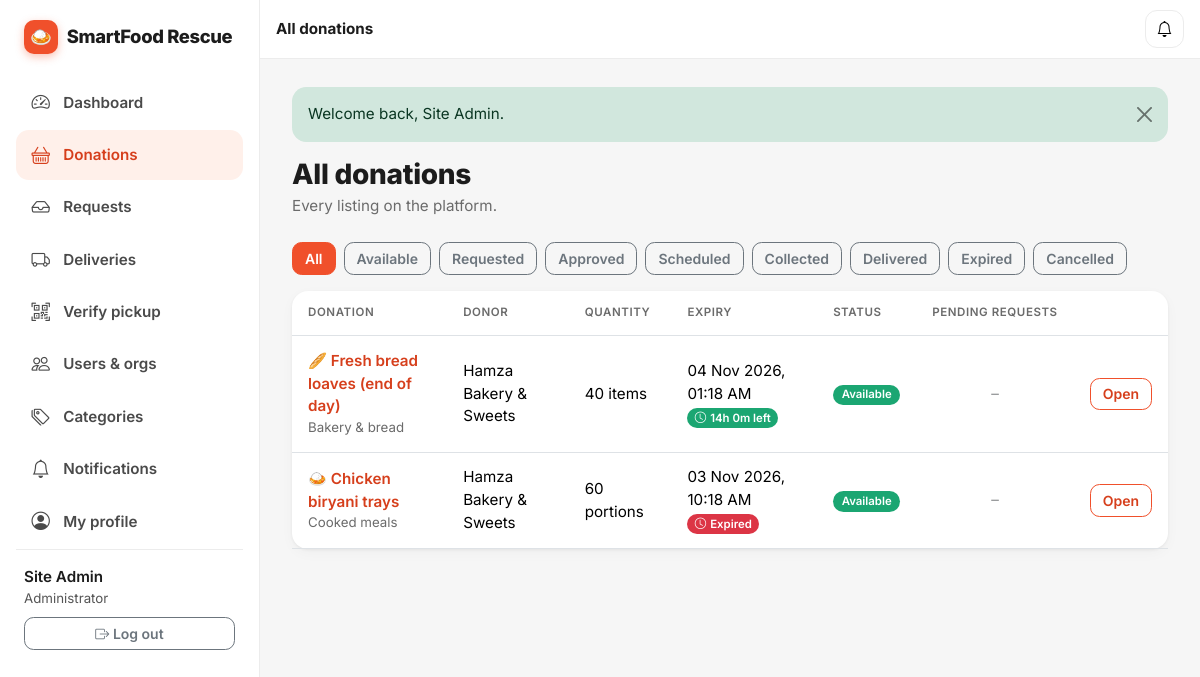
The app's page /donations (signed in) with its own data.
### tables this page shows
CREATE TABLE users (
    id             INT UNSIGNED NOT NULL AUTO_INCREMENT,
    name           VARCHAR(100) NOT NULL,
    email          VARCHAR(150) NOT NULL,
    password_hash  VARCHAR(255) NOT NULL,
    phone          VARCHAR(30)  NULL,
    role           ENUM('admin','donor','ngo','volunteer') NOT NULL,
    status         ENUM('active','suspended') NOT NULL DEFAULT 'active',
    last_login_at  DATETIME NULL,
    created_at     TIMESTAMP NOT NULL DEFAULT CURRENT_TIMESTAMP,
    updated_at     TIMESTAMP NOT NULL DEFAULT CURRENT_TIMESTAMP ON UPDATE CURRENT_TIMESTAMP,
    PRIMARY KEY (id),
    UNIQUE KEY uq_users_email (email),
    KEY idx_users_role_status (role, status)
);

CREATE TABLE food_donations (
    id             INT UNSIGNED NOT NULL AUTO_INCREMENT,
    org_id         INT UNSIGNED NOT NULL,
    category_id    INT UNSIGNED NOT NULL,
    title          VARCHAR(150) NOT NULL,
    description    TEXT NULL,
    quantity       DECIMAL(10,2) NOT NULL,
    unit           ENUM('kg','portions','packs','liters','items') NOT NULL DEFAULT 'portions',
    expiry_at      DATETIME NOT NULL,
    pickup_address VARCHAR(255) NOT NULL,
    latitude       DECIMAL(10,7) NOT NULL,
    longitude      DECIMAL(10,7) NOT NULL,
    status         ENUM('available','requested','approved','scheduled','collected','delivered','expired','cancelled')
                   NOT NULL DEFAULT 'available',
    expiry_alerted TINYINT(1) NOT NULL DEFAULT 0,
    created_at     TIMESTAMP NOT NULL DEFAULT CURRENT_TIMESTAMP,
    updated_at     TIMESTAMP NOT NULL DEFAULT CURRENT_TIMESTAMP ON UPDATE CURRENT_TIMESTAMP,
    PRIMARY KEY (id),
    KEY idx_don_status_expiry (status, expiry_at),
    KEY idx_don_org (org_id),
    KEY idx_don_category (category_id),
    CONSTRAINT chk_don_qty CHECK (quantity > 0),
    CONSTRAINT fk_don_org      FOREIGN KEY (org_id)      REFERENCES organizations(id)  ON DELETE CASCADE,
    CONSTRAINT fk_don_category FOREIGN KEY (category_id) REFERENCES food_categories(id) ON DELETE RESTRICT
);

CREATE TABLE food_categories (
    id          INT UNSIGNED NOT NULL AUTO_INCREMENT,
    name        VARCHAR(80)  NOT NULL,
    description VARCHAR(255) NULL,
    created_at  TIMESTAMP NOT NULL DEFAULT CURRENT_TIMESTAMP,
    updated_at  TIMESTAMP NOT NULL DEFAULT CURRENT_TIMESTAMP ON UPDATE CURRENT_TIMESTAMP,
    PRIMARY KEY (id),
    UNIQUE KEY uq_category_name (name)
);

CREATE TABLE organizations (
    id              INT UNSIGNED NOT NULL AUTO_INCREMENT,
    user_id         INT UNSIGNED NOT NULL,
    org_name        VARCHAR(150) NOT NULL,
    org_type        ENUM('restaurant','bakery','hotel','grocery','ngo','charity') NOT NULL,
    registration_no VARCHAR(60)  NULL,
    address         VARCHAR(255) NOT NULL,
    city            VARCHAR(80)  NULL,
    latitude        DECIMAL(10,7) NULL,
    longitude       DECIMAL(10,7) NULL,
    verified        TINYINT(1) NOT NULL DEFAULT 0,
    created_at      TIMESTAMP NOT NULL DEFAULT CURRENT_TIMESTAMP,
    updated_at      TIMESTAMP NOT NULL DEFAULT CURRENT_TIMESTAMP ON UPDATE CURRENT_TIMESTAMP,
    PRIMARY KEY (id),
    UNIQUE KEY uq_org_user (user_id),
    KEY idx_org_type (org_type),
    KEY idx_org_verified (verified),
    CONSTRAINT fk_org_user FOREIGN KEY (user_id) REFERENCES users(id) ON DELETE CASCADE
);

### views/donations/index.php (the view)
<?php
$isAdmin = has_role('admin');
echo page_header($isAdmin ? 'All donations' : 'My donations', $isAdmin ? 'Every listing on the platform.' : 'Food you have listed for NGOs.',
    $isAdmin ? '' : '<a class="btn btn-primary" href="' . e(url('donations/create')) . '"><i class="bi bi-plus-lg"></i> New donation</a>');
?>
<div class="d-flex flex-wrap gap-2 mb-3">
    <a class="btn btn-sm <?= $status === '' ? 'btn-primary' : 'btn-outline-secondary' ?>" href="<?= e(url('donations')) ?>">All</a>
    <?php foreach ($statuses as $s): ?>
        <a class="btn btn-sm <?= $status === $s ? 'btn-primary' : 'btn-outline-secondary' ?>" href="<?= e(url('donations', ['status' => $s])) ?>"><?= e(ucfirst($s)) ?></a>
    <?php endforeach; ?>
</div>
<div class="card">
<?php if (!$list): ?>
    <div class="card-body"><?= empty_state('No donations found.', '🍽️', $isAdmin ? '' : '<a class="btn btn-primary btn-sm" href="' . e(url('donations/create')) . '">Post your first donation</a>') ?></div>
<?php else: ?>
    <div class="table-responsive">
        <table class="table table-hover align-middle mb-0">
            <thead><tr>
                <th>Donation</th><?php if ($isAdmin): ?><th>Donor</th><?php endif; ?><th>Quantity</th><th>Expiry</th><th>Status</th><th class="text-center">Pending requests</th><th></th>
            </tr></thead>
            <tbody>
            <?php foreach ($list as $d): ?>
                <tr>
                    <td>
                        <a class="fw-semibold text-decoration-none" href="<?= e(url('donations/' . $d['id'])) ?>"><?= food_emoji($d['title'], $d['category']) ?> <?= e($d['title']) ?></a>
                        <div class="small text-body-secondary"><?= e($d['category']) ?></div>
                    </td>
                    <?php if ($isAdmin): ?><td><?= e($d['org_name']) ?></td><?php endif; ?>
                    <td><?= e(qty((float)$d['quantity'], $d['unit'])) ?></td>
                    <td>
                        <div><?= e(fmt_dt($d['expiry_at'])) ?></div>
                        <?php if (in_array($d['status'], ['available', 'requested', 'approved', 'scheduled'], true)): ?><?= expiry_badge($d['expiry_at']) ?><?php endif; ?>
                    </td>
                    <td><?= status_badge($d['status']) ?></td>
                    <td class="text-center"><?= (int)$d['pending_requests'] ?: '<span class="text-body-tertiary">–</span>' ?></td>
                    <td class="text-end"><a class="btn btn-sm btn-outline-primary" href="<?= e(url('donations/' . $d['id'])) ?>">Open</a></td>
                </tr>
            <?php endforeach; ?>
            </tbody>
        </table>
    </div>
<?php endif; ?>
</div>

### includes/Router.php (shortened to what the rows shown need)
<?php
class Router
{
    private array $routes = [];
    private function add(string $method, string $pattern, array $handler, array $mw): void
    {
        $regex = '#^' . preg_replace('#\{(\w+)\}#', '(?P<$1>[^/]+)', trim($pattern, '/')) . '$#';
        $this->routes[] = [$method, $regex, $handler, $mw];
    }
    public function dispatch(string $method, string $path): void
    {
        $path = trim($path, '/');
        foreach ($this->routes as [$m, $regex, $handler, $mw]) {
            if ($m !== $method || !preg_match($regex, $path, $matches)) {
                continue;
            }
            $params = array_filter($matches, 'is_string', ARRAY_FILTER_USE_KEY);
            foreach ($mw as $spec) {
                [$name, $args] = array_pad(explode(':', $spec, 2), 2, '');
                $class = ucfirst($name) . 'Middleware';
                (new $class())->handle($args === '' ? [] : explode(',', $args));
            }
            [$class, $action] = $handler;
            (new $class())->$action(...array_values($params));
            return;
        }
    }
}

### includes/header.php (shortened to what the rows shown need)
<?php
$u      = user();
$route  = trim($_GET['route'] ?? '', '/');
$nav = [];
if ($u) {
    $nav[] = ['Dashboard', 'dashboard', 'speedometer2'];
    switch ($u['role']) {
        case 'admin':
            $nav[] = ['Donations', 'donations', 'basket'];
            $nav[] = ['Requests', 'requests', 'inbox'];
            $nav[] = ['Deliveries', 'deliveries', 'truck'];
            $nav[] = ['Verify pickup', 'verify', 'qr-code-scan'];
            $nav[] = ['Users & orgs', 'admin/users', 'people'];
            $nav[] = ['Categories', 'admin/categories', 'tags'];
            break;
    }
    $nav[] = ['Notifications', 'notifications', 'bell'];
    $nav[] = ['My profile', 'profile', 'person-circle'];
    $activePath = '';
    foreach ($nav as [, $p]) {
        if (($route === $p || str_starts_with($route, $p . '/')) && strlen($p) > strlen($activePath)) {
            $activePath = $p;
        }
    }
}
?>
<!DOCTYPE html>
<html lang="en">
<head>
    <link href="https://cdn.jsdelivr.net/npm/bootstrap@5.3.3/dist/css/bootstrap.min.css" rel="stylesheet">
    <link href="https://cdn.jsdelivr.net/npm/bootstrap-icons@1.11.3/font/bootstrap-icons.min.css" rel="stylesheet">
    <link href="<?= e(asset('css/style.css')) ?>" rel="stylesheet">
</head>
<body class="<?= $u ? 'is-app' : 'is-public' ?>">
<?php if ($u): ?>
<div class="app-shell">
    <aside class="sidebar offcanvas-lg offcanvas-start" tabindex="-1" id="sidebar" aria-label="Main navigation">
        <div class="offcanvas-body">
            <a class="brand d-none d-lg-inline-flex" href="<?= e(url('dashboard')) ?>"><span class="brand-mark">🍛</span> <?= e(APP_NAME) ?></a>
            <nav class="nav flex-column side-nav">
                <?php foreach ($nav as [$label, $path, $icon]): ?>
                    <a class="nav-link <?= $path === $activePath ? 'active' : '' ?>" href="<?= e(url($path)) ?>">
                        <i class="bi bi-<?= e($icon) ?>"></i> <?= e($label) ?>
                    </a>
                <?php endforeach; ?>
            </nav>
            <div class="side-user mt-auto">
                <div class="fw-semibold text-truncate"><?= e($u['name']) ?></div>
                <div class="small opacity-75 text-truncate"><?= e($u['org_name'] ?: role_label($u['role'])) ?></div>
                <form method="post" action="<?= e(url('logout')) ?>" class="mt-2">
                    <button class="btn btn-sm btn-outline-secondary w-100"><i class="bi bi-box-arrow-right"></i> Log out</button>
                </form>
            </div>
        </div>
    </aside>
    <div class="app-main">
        <header class="topbar">
            <span class="topbar-title text-truncate"><?= e($title) ?></span>
            <a class="btn btn-light position-relative ms-auto" href="<?= e(url('notifications')) ?>" aria-label="Notifications">
                <i class="bi bi-bell"></i>
            </a>
        </header>
        <main class="content">
<?php endif; ?>
<?php $flashes = pull_flashes(); if ($flashes): ?>
    <div class="<?= $u ? '' : 'container pt-3' ?>">
    <?php foreach ($flashes as $f): ?>
        <div class="alert alert-<?= e($f['type']) ?> alert-dismissible fade show" role="alert">
            <?= e($f['message']) ?>
            <button type="button" class="btn-close" data-bs-dismiss="alert" aria-label="Close"></button>
        </div>
    <?php endforeach; ?>
    </div>
<?php endif; ?>

### includes/components.php (shortened to what the rows shown need)
<?php
function status_badge(string $status): string
{
    $map = [
        'available' => 'success', 'requested' => 'info', 'approved' => 'primary', 'scheduled' => 'primary',
        'collected' => 'warning', 'picked_up' => 'warning', 'delivered' => 'success', 'expired' => 'danger',
        'cancelled' => 'secondary', 'pending' => 'warning', 'rejected' => 'danger', 'active' => 'success',
        'suspended' => 'danger',
    ];
    $colour = $map[$status] ?? 'secondary';
    return '<span class="badge text-bg-' . $colour . ' status-badge">' . e(ucwords(str_replace('_', ' ', $status))) . '</span>';
}
function food_emoji(string $title, string $category = ''): string
{
    $map = ['biryani' => '🍛', 'pulao' => '🍚', 'rice' => '🍚', 'curry' => '🍛', 'karahi' => '🍛', 'bread' => '🥖', 'bun' => '🥖',
            'naan' => '🫓', 'roti' => '🫓', 'paratha' => '🫓', 'samosa' => '🥟', 'pizza' => '🍕', 'burger' => '🍔',
            'sandwich' => '🥪', 'chicken' => '🍗', 'kebab' => '🍢', 'cake' => '🍰', 'pastry' => '🥐', 'cookie' => '🍪',
            'fruit' => '🍎', 'banana' => '🍌', 'vegetable' => '🥦', 'salad' => '🥗', 'milk' => '🥛', 'yoghurt' => '🥛',
            'yogurt' => '🥛', 'egg' => '🥚', 'juice' => '🥤', 'noodle' => '🍜', 'pasta' => '🍝', 'soup' => '🍲', 'sweet' => '🍮'];
    $t = strtolower($title);
    foreach ($map as $key => $emoji) {
        if (str_contains($t, $key)) return $emoji;
    }
    return $category !== '' ? category_emoji($category) : '🍽️';
}
function page_header(string $title, string $subtitle = '', string $actionsHtml = ''): string
{
    return '<div class="page-header d-flex flex-wrap justify-content-between align-items-start gap-2 mb-4">'
        . '<div><h1 class="h3 mb-1">' . e($title) . '</h1>' . ($subtitle ? '<p class="text-body-secondary mb-0">' . e($subtitle) . '</p>' : '') . '</div>'
        . ($actionsHtml ? '<div class="d-flex gap-2">' . $actionsHtml . '</div>' : '') . '</div>';
}
function expiry_badge(string $expiryAt): string
{
    [$label, $tone] = time_left($expiryAt);
    return '<span class="badge text-bg-' . $tone . '"><i class="bi bi-clock me-1"></i>' . e($label) . '</span>';
}
function role_label(string $role): string
{
    return ['admin' => 'Administrator', 'donor' => 'Food donor', 'ngo' => 'NGO / Charity', 'volunteer' => 'Volunteer'][$role] ?? $role;
}

### records on screen
users: name "Site Admin", role "Administrator"
food_donations: title.name "🥖", title "Fresh bread loaves (end of day)", category.name "Bakery & bread", org.org_name "Hamza Bakery & Sweets", qty((float)$d['quantity'], $d['unit']) "40 items", expiry_at "04 Nov 2026, 01:18 AM", label "14h 0m left", status "Available", pending_requests "–"
food_donations: title.name "🍛", title "Chicken biryani trays", category.name "Cooked meals", org.org_name "Hamza Bakery & Sweets", qty((float)$d['quantity'], $d['unit']) "60 portions", expiry_at "03 Nov 2026, 10:18 AM", label "Expired", status "Available", pending_requests "–"

### other values on screen
$label "Dashboard"
$label "Donations"
$label "Requests"
$label "Deliveries"
$label "Verify pickup"
$label "Users & orgs"
$label "Categories"
$label "Notifications"
$label "My profile"
$f['message'] "Welcome back, Site Admin."
$s "Available"
$s "Requested"
$s "Approved"
$s "Scheduled"
$s "Collected"
